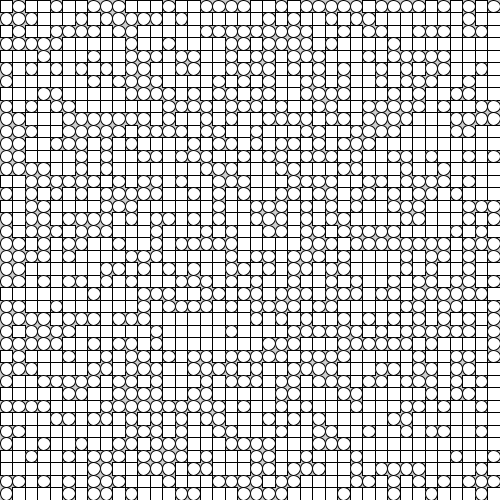
Frame 1 (no input)
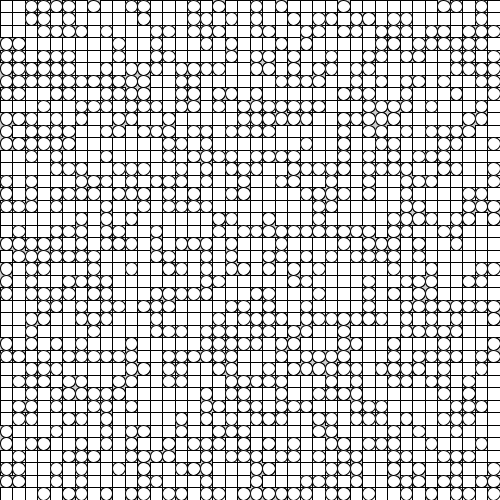
Frame 2 (the mouse pressed at the canvas centre, redrawn once)

The Processing sketch that drew these frames (run headless with seeded random() and noise(); the mouse was pressed at the canvas centre and the sketch redrawn once):

// Processing sketch: circles_squares
// ── circles_squares.pde
int numX = 40;
int numY = 40;

float sizeW, sizeH;

void setup() {
  size(500, 500);
  sizeW = float(width)/numX;
  sizeH = float(height)/numY;
  ellipseMode(CORNER);
}

void draw() {
  for (int x = 0; x < numX; x++) {
    for (int y = 0; y < numY; y++) {
      int ran = int(random(0, 2));
      if (ran == 0)
        ellipse(x*sizeW, y*sizeH, sizeW, sizeH);
      else
        rect(x*sizeW, y*sizeH, sizeW, sizeH);
    }
  }
  noLoop();
}
